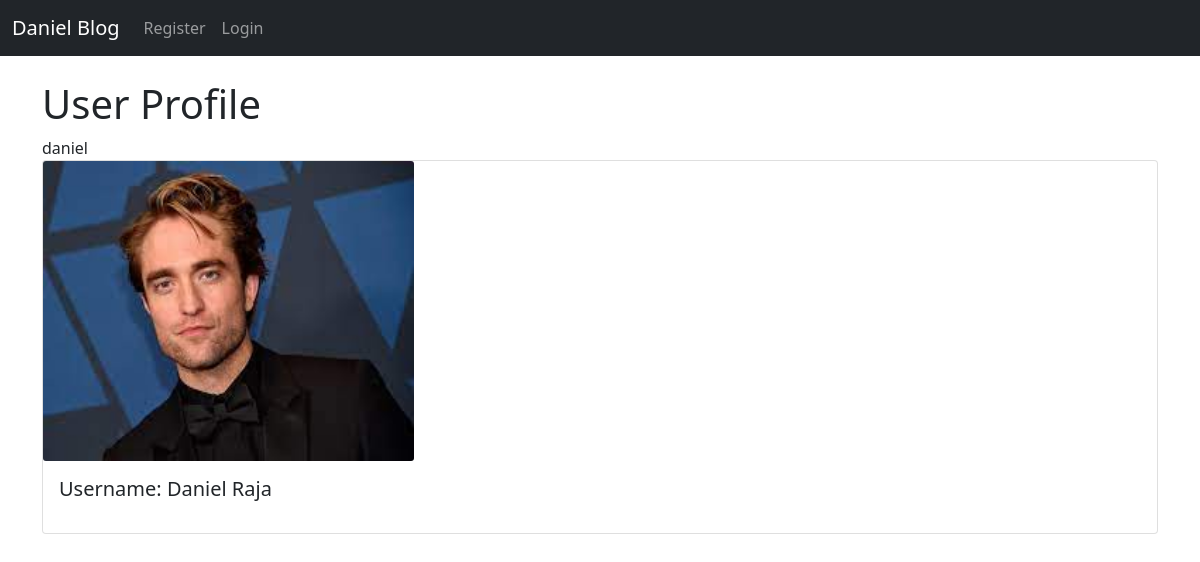
The app's page /members/11/profile/, older data.
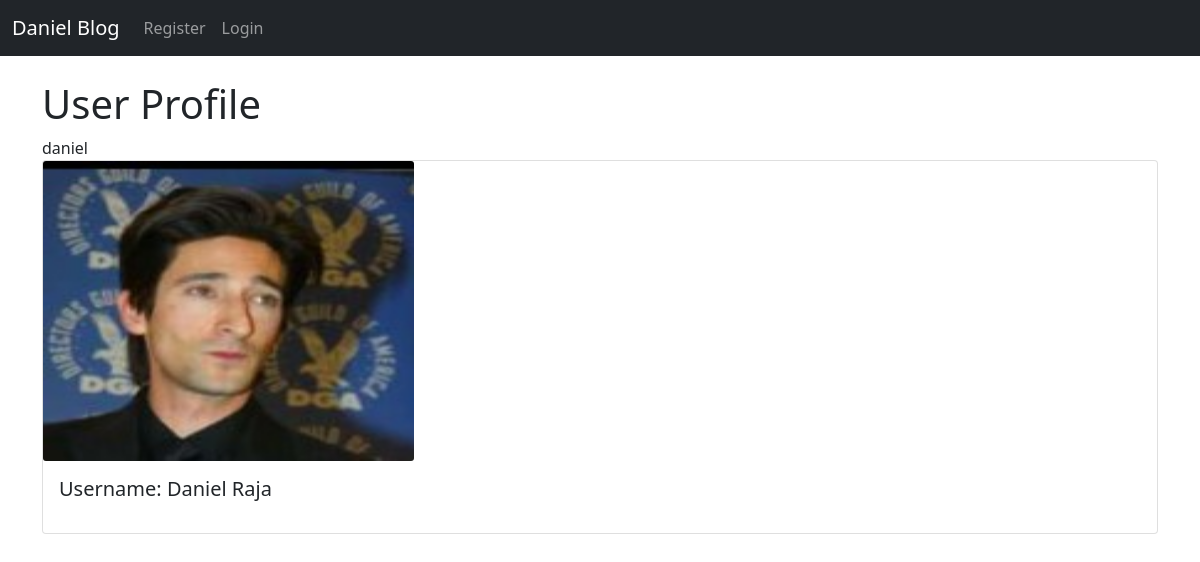
The same page, newer data.
### theblog/models.py (models this page shows, shortened)
class Profile(models.Model):
    user=models.OneToOneField(User,null=True,on_delete=models.CASCADE)
    profile_pic = models.ImageField(null=True,upload_to="images/profile/")
    clear = models.BooleanField(default=False)
    def __str__(self):
        return str(self.user)

### members/views.py (the view)
# urls.py: path("<int:pk>/profile/",ShowProfilePageView.as_view(),name="show_profile_page"),
class ShowProfilePageView(DetailView):
    model = Profile
    template_name = 'registration/user_profile.html'
    def get_context_data(self,*args, **kwargs):
        users=Profile.objects.all()
        context=super(ShowProfilePageView,self).get_context_data(*args,**kwargs)
        page_user=get_object_or_404(Profile,id=self.kwargs["pk"])
        context["page_user"]=page_user
        return context

### members/templates/registration/user_profile.html (shortened to what this page needs)
{% extends "base.html" %}
{% block content %}
{% load static %}
<h1>User Profile</h1>
{{ page_user }}
 <div class="card mb-3" >
  <div class="row g-0">
    <div class="col-md-4">
        {% if page_user.profile_pic %}
      <img src="{{ page_user.profile_pic.url }}" class="card-img" width=500 height=300 alt="profile pic">
        {% else %}
         <img src="{%static "theblog/images/Default_profile.jpg"  %}" class="card-img" width=200 height=250 alt="profile pic">
        {% endif %}
    </div>
    <div class="col-md-10">
      <div class="card-body">
        <h5 class="card-title">Username: {{ page_user.user.first_name }}
                            {{page_user.user.last_name }}
        </h5>
      </div>
    </div>
  </div>
</div>
{% endblock %}

Row changes from the older to the newer data that the page shows:
changed Profile "Daniel": profile_pic: a different picture
